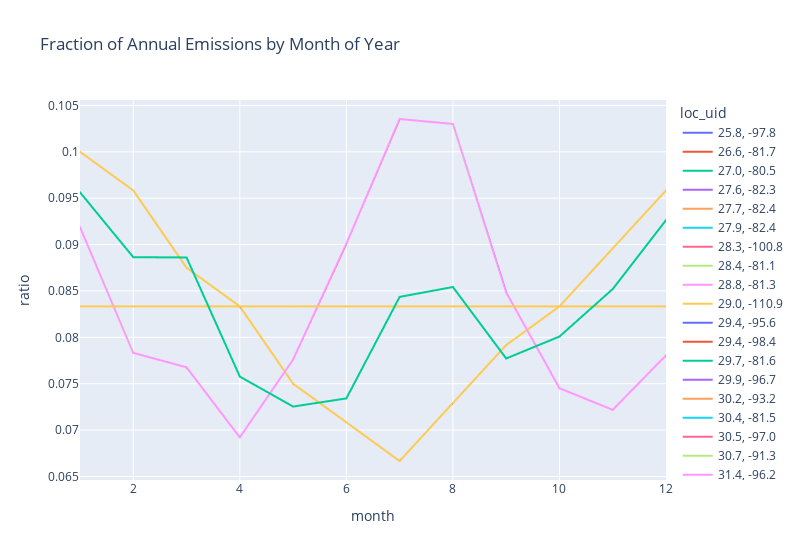

Notebook code for this chart:
### Markdown cell above
When we plot these ratios of monthly to annual emissions for all of the individual locations, it's clear there are four distinct groupings. Amazingly, these ratios are perfectly consistent. If a location has 10% of it's annual emisions in January one year, it will have 10% of it's annual emissions in January every other year! Moreover, these ratios are shared by multiple locations.

### Code cell
df.sort_values(["loc_uid", "month"], inplace=True)
fig = px.line(df, x="month", y="ratio", color="loc_uid", title="Fraction of Annual Emissions by Month of Year", width=800)
fig.show()
